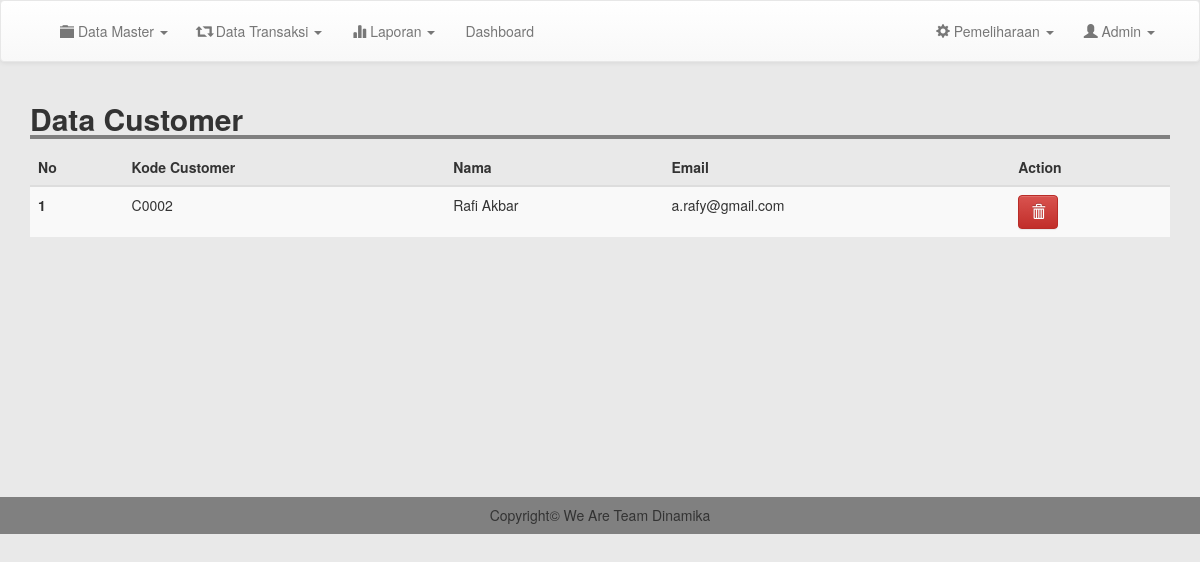
Before: /admin/m_customer.php (signed in) with the older database file.
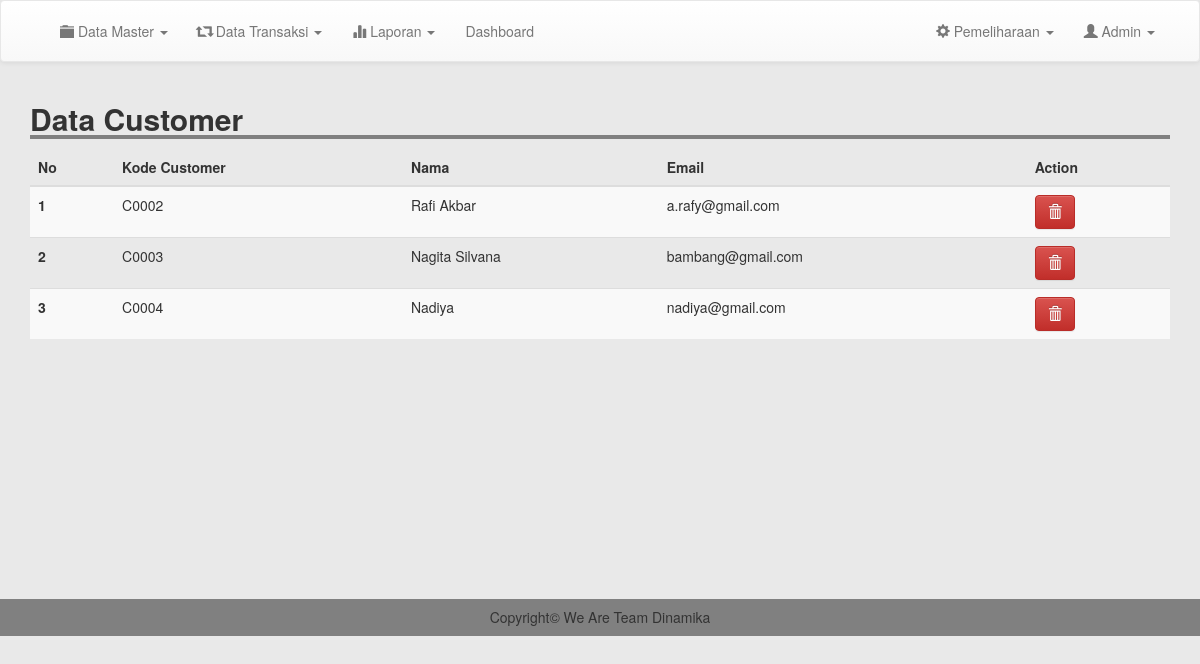
After: the same page with the newer database file.
### tables this page shows
CREATE TABLE `customer` (
  `kode_customer` varchar(100) NOT NULL,
  `nama` varchar(100) NOT NULL,
  `email` varchar(100) NOT NULL,
  `username` varchar(100) NOT NULL,
  `password` varchar(100) NOT NULL,
  `telp` varchar(200) NOT NULL
);

### admin/m_customer.php (the view, shortened to what this page needs)
<?php
include 'header.php';
?>
<div class="container">
	<h2 style=" width: 100%; border-bottom: 4px solid gray"><b>Data Customer</b></h2>
	<table class="table table-striped">
		<thead>
			<tr>
				<th scope="col">No</th>
				<th scope="col">Kode Customer</th>
				<th scope="col">Nama</th>
				<th scope="col">Email</th>
				<th scope="col">Action</th>
			</tr>
		</thead>
		<tbody>
			<?php
			$result = mysqli_query($conn, "SELECT * FROM customer order by kode_customer asc");
			$no =1;
			while ($row = mysqli_fetch_assoc($result)) {
				?>
				<tr>
					<th scope="row"><?php echo $no; ?></th>
					<td><?= $row['kode_customer'];  ?></td>
					<td><?= $row['nama'];  ?></td>
					<td><?= $row['email'];  ?></td>
					<td><a href="m_customer.php?kode=<?php echo $row['kode_customer'];?>&page=del" class="btn btn-danger" onclick="return confirm('Yakin Ingin Menghapus Data ?')"><i class="glyphicon glyphicon-trash"></i> </a></td>
				</tr>
				<?php
				$no++;
			}
			?>
		</tbody>
	</table>
</div>
<br>
<br>
<br>
<br>
<br>
<br>
<br>
<br>
<br>
<br>
<br>
<br>
<?php
include 'footer.php';
?>

Changed rows visible on the page:
added customer: kode_customer "C0003", nama "Nagita Silvana", email "bambang@gmail.com"
added customer: kode_customer "C0004", nama "Nadiya", email "nadiya@gmail.com"
